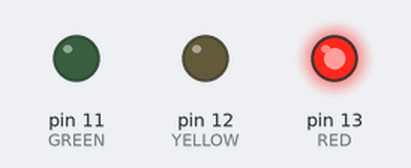
The sketch below on a simulated Arduino Uno, built with avr-gcc and run on an emulated ATmega328P. Shown: output pins drawn as LEDs (lit = HIGH).

Above: at 2.5 s.
At 7.5 s:
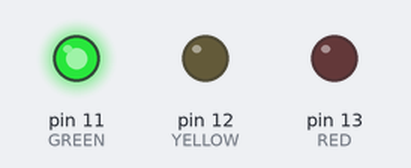
At 11.0 s:
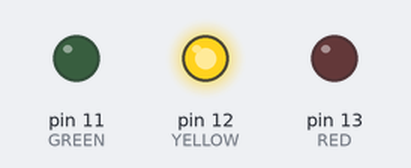
Timing chart, 0 to 15.6 s (numbered marks = the images above):
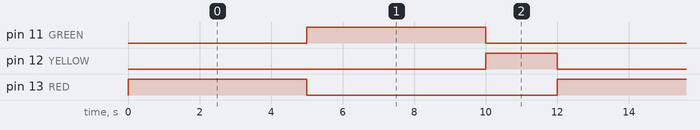

Measured:
- by itself, pin 11 (GREEN), pin 13 (RED): alternates HIGH for 5.0 s and LOW for 7.0 s
- by itself, pin 12 (YELLOW): alternates HIGH for 2.0 s and LOW for 10.0 s
- by itself, everything shown: repeats every 12.0 s, in 3 steps

The sketch:

TrafficLightController.ino
```cpp
#define RED 13
#define YELLOW 12
#define GREEN 11

void setup()
{
  pinMode(RED, OUTPUT);
  pinMode(YELLOW, OUTPUT);
  pinMode(GREEN, OUTPUT);
}

void loop()
{
  // Red light ON
  digitalWrite(RED, HIGH);
  digitalWrite(YELLOW, LOW);
  digitalWrite(GREEN, LOW);
  delay(5000);

  // Green light ON
  digitalWrite(RED, LOW);
  digitalWrite(GREEN, HIGH);
  delay(5000);

  // Yellow light ON
  digitalWrite(GREEN, LOW);
  digitalWrite(YELLOW, HIGH);
  delay(2000);
}
```
